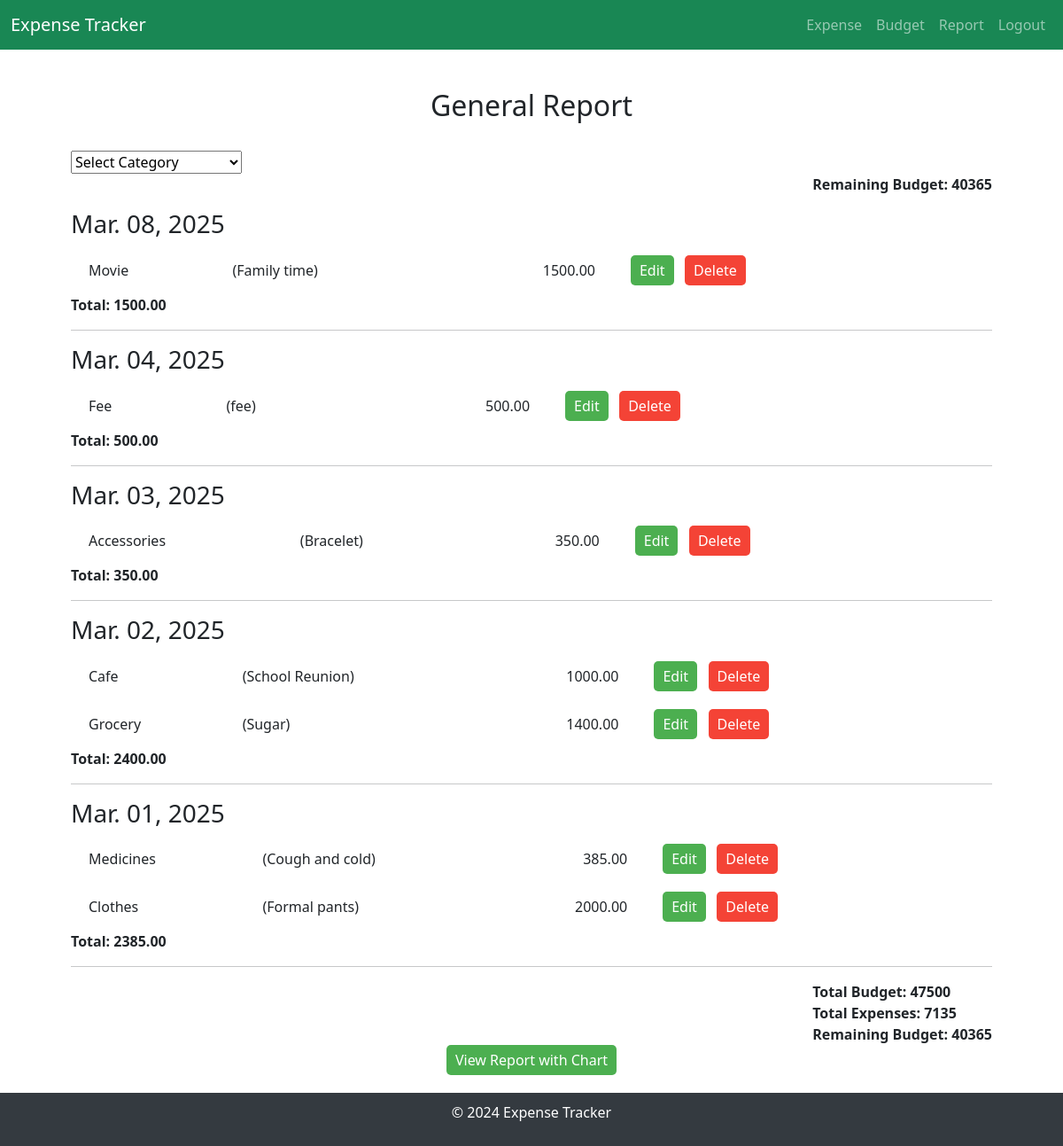
/expense/report/ (signed in), run on the app's committed database.
### expense/models.py (models this page shows, shortened)
class Expense(models.Model):
    CATEGORY = (
        ('', 'Select Category'),
        ('Clothing & Accessories', 'Clothing & Accessories'),
        ('Education', 'Education'),
        ('Entertainment', 'Entertainment'),
        ('Food', 'Food'),
        ('Health', 'Health'),
        ('Miscellaneous', 'Miscellaneous'),
        ('Others', 'Others'),
        ('Personal Care', 'Personal Care'),
        ('Transport', 'Transport'),
        ('Utilities', 'Utilities')
    )
    user = models.ForeignKey(User, on_delete=models.CASCADE)
    name = models.CharField(max_length=200, null=True)
    category = models.CharField(max_length=200, choices=CATEGORY, default=1)
    amount = models.DecimalField(max_digits=10, decimal_places=2)
    description = models.TextField(null=True, blank=True)
    date = models.DateField()

### expense/views.py (the view)
# urls.py: path('report/', views.report, name='report'),
@login_required
def report(request):
    categories = Expense.CATEGORY  # Fetch categories from the model
    selected_category = request.GET.get('category', '')  # Get selected category from query params
    today = now().date()
    start_of_month = today.replace(day=1)  # First day of the current month
    expenses = Expense.objects.filter(user=request.user, date__gte=start_of_month)
    if selected_category:
        expenses = expenses.filter(category=selected_category)
    grouped_expenses = defaultdict(list)
    for expense in expenses:
        grouped_expenses[expense.date].append(expense)
    expenses_with_totals = [
        {
            "date": date,
            "expenses": grouped_expenses[date],
            "total": sum(exp.amount for exp in grouped_expenses[date]),
        }
        for date in sorted(grouped_expenses.keys(), reverse=True)
    ]
    budgets = Budget.objects.filter(user=request.user)
    if selected_category:
        budgets = budgets.filter(category=selected_category)
    total_budget = budgets.aggregate(Sum('amount'))['amount__sum'] or 0
    total_expenses = expenses.aggregate(Sum('amount'))['amount__sum'] or 0
    remaining_budget = total_budget - total_expenses
    if not budgets.exists():
        total_budget = 0
        remaining_budget = 0
    return render(request, 'expense/mreport.html', {
        'categories': categories,
        'expenses_with_totals': expenses_with_totals,
        'total_budget': total_budget,
        'total_expenses': total_expenses,
        'remaining_budget': remaining_budget,
        'selected_category': selected_category,
    })

### expense/templates/expense/mreport.html (shortened to what this page needs)
{% extends 'layout.html' %}
{% block head %}
{{ block.super }}
{% endblock %}
{% block content %}
<div class="list-container">
    <br><h2 style="text-align: center;">General Report</h2><br>
    <form method="GET" id="categoryForm">
        <select name="category" id="category" onchange="document.getElementById('categoryForm').submit();">
            {% for cat_value, cat_label in categories %}
                <option value="{{ cat_value }}" {% if selected_category == cat_value %}selected{% endif %}>{{ cat_label }}</option>
            {% endfor %}
        </select>
    </form>
<p style="text-align:right;"><strong>Remaining Budget: {{ remaining_budget }}</strong></p>
    <div style="flex: 2;">
        {% for group in expenses_with_totals %}
        <h3>{{ group.date|date:"M. d, Y" }}</h3>
        <table>
            <tbody>
                {% for expense in group.expenses %}
                <tr>
                    <td>{{ expense.name }}</td>
                    <td>({{ expense.description }})</td>
                    <td class="table-text-right">{{ expense.amount }}</td>
                    <td>
                        <a href="/expense/updateexpense/{{ expense.id }}" class="btn btn-primary">
                            Edit
                        </a>
                        <a href="/expense/deleteexpense/{{ expense.id }}" class="btn btn-danger" onclick="return confirm('Are you sure you want to delete this expense?')">
                            Delete
                        </a>
                    </td>
                </tr>
                {% endfor %}
            </tbody>
        </table>
        <strong>Total: {{ group.total }}</strong>
        <hr>
        {% endfor %}
        <div style="display: flex; justify-content: space-between; align-items: center;">
            <div>
                <strong>Total Budget: {{ total_budget }}</strong><br>
                <strong>Total Expenses: {{ total_expenses }}</strong><br>
                <strong>Remaining Budget: {{ remaining_budget }}</strong>
            </div>
        </div>
    </div>
    <div class="text-center">
        <a href="{% url 'report_view' %}" class="btn btn-primary">View Report with Chart</a>
    </div>
</div>
{% endblock %}

### expense/templates/layout.html (style rules this page uses)
table { width: 90%; border-spacing: 0 10px; }
table td { padding: 10px 20px; border: none; }
.table-text-right { text-align: right; }
.btn-primary { background-color: #4CAF50; color: white; border: none; padding: 5px 10px; border-radius: 5px; cursor: pointer; text-decoration: none; }
.btn-danger { background-color: #f44336; color: white; border: none; padding: 5px 10px; border-radius: 5px; cursor: pointer; text-decoration: none; }
.list-container { padding: 20px 80px; }

### data on the page
Expense: date "Mar. 08, 2025", name "Movie", description "Family time", amount "1500.00"
Expense: date "Mar. 04, 2025", name "Fee", description "fee", amount "500.00"
Expense: date "Mar. 03, 2025", name "Accessories", description "Bracelet", amount "350.00"
Expense: date "Mar. 02, 2025", name "Cafe", description "School Reunion", amount "1000.00"
Expense: name "Grocery", description "Sugar", amount "1400.00"
Expense: date "Mar. 01, 2025", name "Medicines", description "Cough and cold", amount "385.00"
Expense: name "Clothes", description "Formal pants", amount "2000.00"

### other printed values
{{ remaining_budget }} "40365"
{{ group.total }} "1500.00" "500.00" "350.00" "2400.00" "2385.00"
{{ total_budget }} "47500"
{{ total_expenses }} "7135"
form field category "Select Category"
